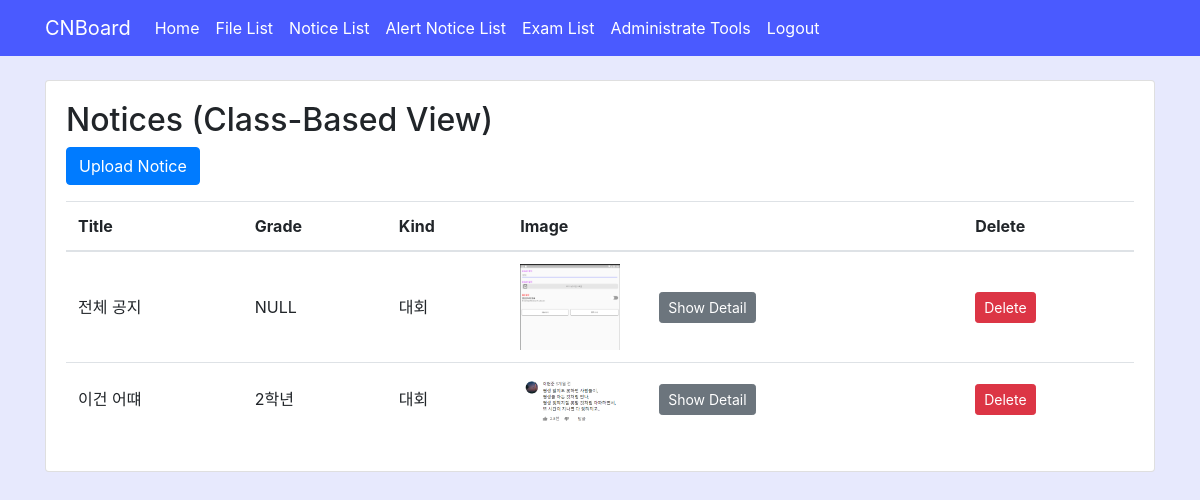
Before: /Service/class/notices/ with the older database file.
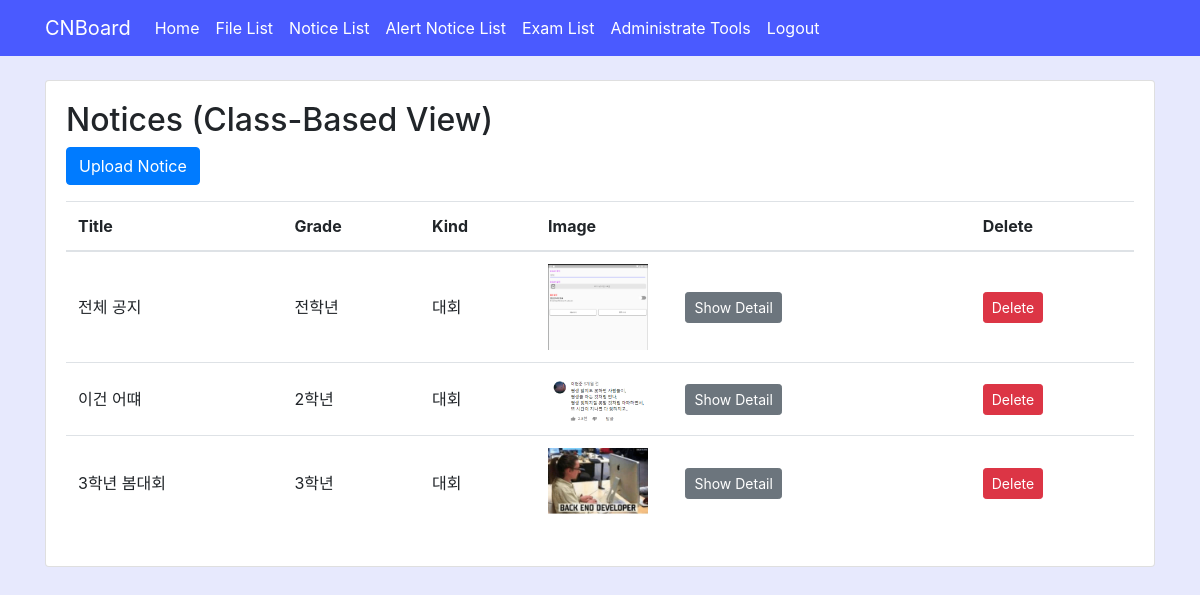
After: the same page with the newer database file.
### Service/models.py (models this page shows, shortened)
class NoticeData(models.Model):
    notice_date = models.DateField(null=False, auto_now_add=True)
    notice_title = models.CharField(null=False, max_length=30)
    target_grade = models.IntegerField(null=False)
    notice_image = models.ImageField(upload_to='notice/', null=False)
    notice_kind = models.IntegerField(null=False, default=0)

### Service/views.py (the view)
# urls.py: path('class/notices/', views.NoticeListView.as_view(), name='class_notice_list'),
class NoticeListView(ListView):
    model = NoticeData
    template_name = 'class_notice_list.html'
    context_object_name = 'notices'

### Service/templates/class_notice_list.html
{% extends 'notice_list.html' %}
{% block content_header %}
    <h2>Notices (Class-Based View)</h2>
    <p>
        <a href="{% url 'class_upload_notice' %}" class="btn btn-primary">Upload Notice</a>
    </p>
{% endblock %}

### Service/templates/notice_list.html (shortened to what this page needs)
{% extends 'base.html' %}
{% block content %}
    {% block content_header %}{% endblock %}
    <table class="table">
        <thead>
            <tr>
                <th>Title</th>
                <th>Grade</th>
                <th>Kind</th>
                <th>Image</th>
                <th>Delete</th>
            </tr>
        </thead>
        <tbody>
            {% for notice in notices %}
                <tr>
                    <td style="vertical-align:middle;">{{ notice.notice_title }}</td>
                    <td style="vertical-align:middle;">
                        {% if notice.target_grade == 0 %}
                        NULL
                        {% elif notice.target_grade == 1 %}
                        1학년
                        {% elif notice.target_grade == 2 %}
                        2학년
                        {% elif notice.target_grade == 3 %}
                        3학년
                        {% else %}
                        전학년
                        {% endif %}
                    </td>
                    <td style="vertical-align:middle;">
                        {% if notice.notice_kind == 0 %}
                        NULL
                        {% elif notice.notice_kind == 1 %}
                        일정
                        {% elif notice.notice_kind == 2 %}
                        대회
                        {% elif notice.target_grade == 3 %}
                        행사
                        {% else %}
                        기타
                        {% endif %}
                    </td>
                    <td style="vertical-align:middle;">
                        {% if notice.notice_image %}
                            <img src="{{ notice.notice_image.url }}" alt="{{ notice.notice_title }}" style="width:100px;">
                        {% endif %}
                        <a href="{{ notice.notice_image.url }}" target="_blank" class="btn btn-secondary btn-sm" style="margin-left:8%;">Show Detail</a>
                    </td>
                    <td style="vertical-align:middle;">
                        {% with list_id=notice.pk|stringformat:"s" %}
                            <button type="button" class="btn btn-danger btn-sm" data-toggle="modal" data-target="#{{ 'DeleteModel'|add:list_id }}">Delete</button>
                        {% endwith %}
                    </td>
                </tr>
            {% endfor %}
        </tbody>
    </table>
{% endblock %}

### Service/templates/base.html (shortened to what this page needs)
{% load static %}<!doctype html>
<html lang="en">
<head>
  <link rel="stylesheet" href="https://stackpath.bootstrapcdn.com/bootstrap/4.1.3/css/bootstrap.min.css">
  <link rel="stylesheet" type="text/css" href="{% static 'css/app.css' %}">
</head>
<body style="background-color:#E7E9FD">
  <nav class="navbar navbar-expand-lg navbar-light mb-4" style="background-color:#4A5AFF">
    <div class="container">
      <a class="navbar-brand" href="{% url 'home' %}" style="color:white">CNBoard</a>
      <div class="collapse navbar-collapse" id="navbarSupportedContent">
        <ul class="navbar-nav">
          <li class="nav-item">
            <a class="nav-link" href="{% url 'home' %}" style="color:white">Home</a>
          </li>
          <li class="nav-item">
            <a class="nav-link" href="{% url 'file_list' %}" style="color:white">File List</a>
          </li>
          <li class="nav-item">
            <a class="nav-link" href="{% url 'notice_list' %}" style="color:white">Notice List</a>
          </li>
          <li class="nav-item">
            <a class="nav-link" href="{% url 'alert_notice_list' %}" style="color:white">Alert Notice List</a>
          </li>
          <li class="nav-item">
            <a class="nav-link" href="{% url 'exam_data_list' %}" style="color:white">Exam List</a>
          </li>
          <li class="nav-item">
            <a class="nav-link" href="{% url 'administrate_tools' %}" style="color:white">Administrate Tools</a>
          </li>
          <li class="nav-item">
            <a class="nav-link" href="{% url 'logout' %}" style="color:white">Logout</a>
          </li>
        </ul>
      </div>
    </div>
  </nav>
  <div class="container">
    <div class="row justify-content-center">
      <div class="col-lg-12 col-md-12">
        <div class="card mb-4">
          <div class="card-body">
            {% block content %}
            {% endblock %}
          </div>
        </div>
      </div>
    </div>
  </div>
</body>
</html>

### Service/static/css/app.css (style rules this page uses)
body { background-color: #E7E9FD; }

Changed rows visible on the page:
changed NoticeData "전체 공지": target_grade "NULL" → "전학년"
added NoticeData: notice_title "3학년 봄대회", target_grade "3학년", notice_kind "대회", notice_image (picture)
